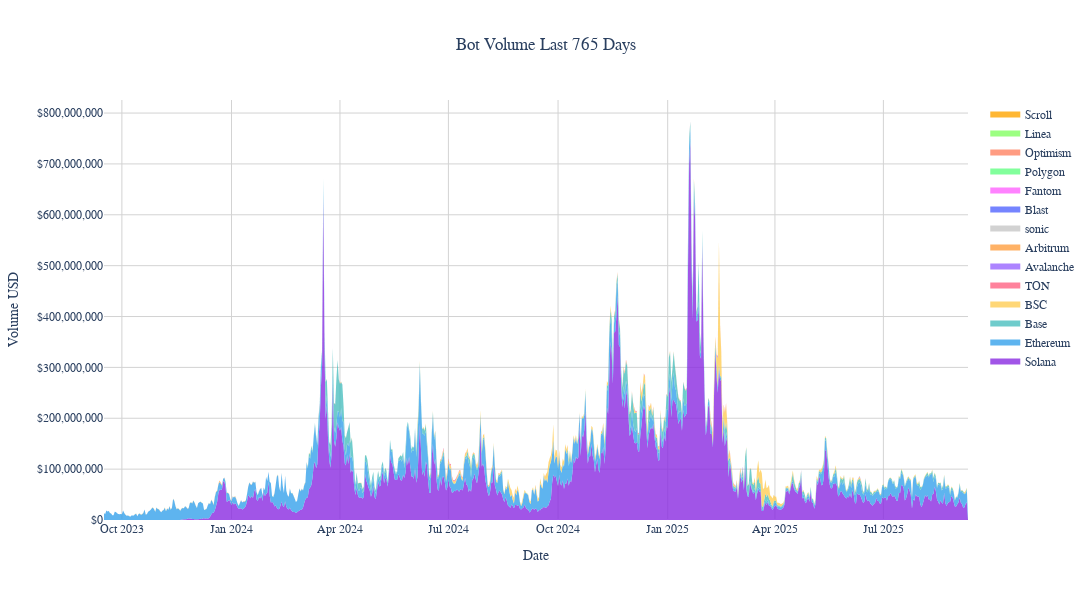

Here is the notebook cell this chart was saved with:
### Code cell
# Stacked area chart for all blockchains volume
fig = go.Figure()

# First, convert all data to numeric and calculate total volumes per blockchain
df_numeric = df.copy()
df_numeric['volumeUSD'] = pd.to_numeric(df_numeric['volumeUSD'], errors='coerce')

# Calculate total volume per blockchain to order them
blockchain_totals = df_numeric.groupby('blockchain')['volumeUSD'].sum().sort_values(ascending=False)
blockchains_ordered = blockchain_totals.index.tolist()  # Highest to lowest

# Define specific colors for key blockchains
blockchain_colors = {
    'Solana': 'rgba(138, 43, 226, 0.8)',      # Purple for Solana
    'Ethereum': 'rgba(54, 162, 235, 0.8)',    # Blue for Ethereum  
    'BSC': 'rgba(255, 205, 86, 0.8)',         # Yellow for BSC
    'Base': 'rgba(75, 192, 192, 0.8)',        # Teal for Base
    'TON': 'rgba(255, 99, 132, 0.8)',         # Red for TON
    'Avalanche': 'rgba(153, 102, 255, 0.8)',  # Light Purple
    'Arbitrum': 'rgba(255, 159, 64, 0.8)',    # Orange
    'sonic': 'rgba(199, 199, 199, 0.8)',      # Gray
    'Blast': 'rgba(83, 102, 255, 0.8)',       # Light Blue
    'Fantom': 'rgba(255, 99, 255, 0.8)',      # Pink
    'Polygon': 'rgba(99, 255, 132, 0.8)',     # Light Green
    'Optimism': 'rgba(255, 132, 99, 0.8)',    # Light Red
    'Linea': 'rgba(132, 255, 99, 0.8)',       # Green
    'Scroll': 'rgba(255, 165, 0, 0.8)'        # Dark Orange
}

print(f"Found {len(blockchains_ordered)} blockchains ordered by total volume:")
for i, blockchain in enumerate(blockchains_ordered):
    total_vol = blockchain_totals[blockchain]
    print(f"{i+1}. {blockchain}: ${total_vol:,.0f}")

# Add each blockchain in order from largest to smallest (largest becomes bottom layer)
for i, blockchain in enumerate(blockchains_ordered):
    blockchain_data = df_sorted[df_sorted['blockchain'] == blockchain].copy()
    
    if len(blockchain_data) > 0:
        # Ensure proper date sorting
        blockchain_data = blockchain_data.sort_values('block_date').reset_index(drop=True)
        
        # Convert volume to numeric (it's stored as string in scientific notation)
        blockchain_data['volumeUSD'] = pd.to_numeric(blockchain_data['volumeUSD'], errors='coerce')
        
        # Remove any NaN values that might have been created
        blockchain_data = blockchain_data.dropna(subset=['volumeUSD'])
        
        # Get color for this blockchain
        color = blockchain_colors.get(blockchain, f'rgba({50 + i*30}, {100 + i*20}, {150 + i*10}, 0.7)')
        
        fig.add_trace(
            go.Scatter(
                x=blockchain_data['block_date'], 
                y=blockchain_data['volumeUSD'],
                name=blockchain,
                fill='tonexty' if i > 0 else 'tozeroy',  # First one fills to zero, others stack on top
                mode='none',  # No lines, just filled area
                fillcolor=color,
                hovertemplate=f'<b>{blockchain}</b><br>Date: %{{x}}<br>Volume: $%{{y:,.0f}}<extra></extra>',
                stackgroup='one'  # Enable stacking
            )
        )

# Clean formatting
fig.update_layout(
    title='Bot Volume Last 765 Days', 
    title_x=0.5,
    xaxis_title='Date', 
    yaxis_title='Volume USD', 
    height=600,
    width=1200,
    plot_bgcolor='white',
    paper_bgcolor='white',
    font=dict(family="Arial", size=12),
    showlegend=True,
    legend=dict(
        orientation="v",
        yanchor="top",
        y=1,
        xanchor="left",
        x=1.02
    ),
    yaxis=dict(
        tickformat='$,.0f',
        showgrid=True,
        gridcolor='lightgray',
        gridwidth=1
    ),
    xaxis=dict(
        showgrid=True,
        gridcolor='lightgray',
        gridwidth=1
    )
)

fig.show()
